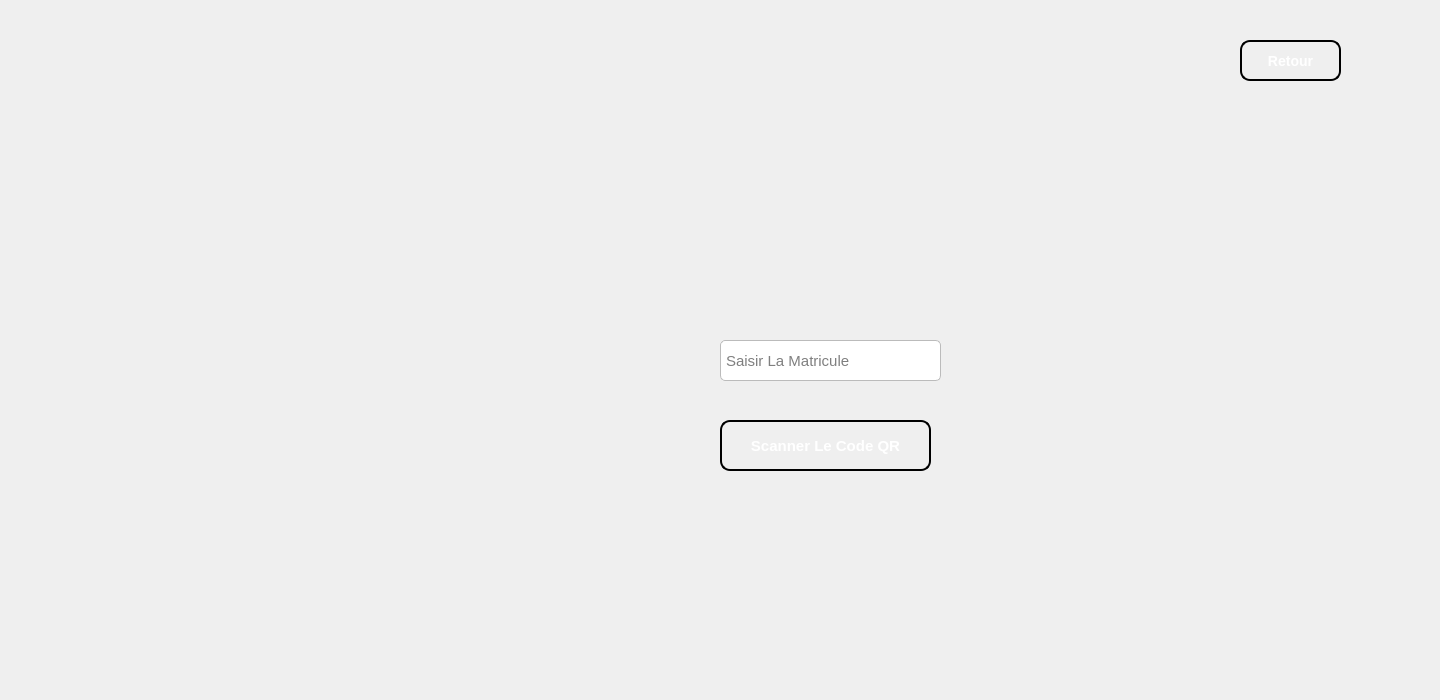
    <widget class="QWidget" name="page_4">
     <widget class="QLabel" name="qrcode">
      <property name="geometry">
       <rect>
        <x>290</x>
        <y>260</y>
        <width>221</width>
        <height>221</height>
       </rect>
      </property>
      <property name="styleSheet">
       <string notr="true">background-color:rgba(0,0,0,0);

</string>
      </property>
      <property name="text">
       <string/>
      </property>
     </widget>
     <widget class="QPushButton" name="button_scanner_codeqr">
      <property name="geometry">
       <rect>
        <x>720</x>
        <y>420</y>
        <width>211</width>
        <height>51</height>
       </rect>
      </property>
      <property name="styleSheet">
       <string notr="true">QPushButton {
    background: qlineargradient(x1: 0, y1: 0, x2: 0, y2: 1,
                                stop: 0 #1c3087, stop: 1 #1c3087);
    border: 2px solid #000000;
    border-radius: 10px;
    padding: 10px;
    color: white;
    font-size: 15px;
    font-weight: bold;
    text-align: center;
}

QPushButton:hover {
    background: qlineargradient(x1: 0, y1: 0, x2: 0, y2: 1,
                                stop: 0 #bd9a06, stop: 1 #deb60d);
    cursor: pointer;
    box-shadow: 0px 0px 5px #004040;
}

QPushButton:pressed {
    background: qlineargradient(x1: 0, y1: 0, x2: 0, y2: 1,
                                stop: 0 #004080, stop: 1 #002040);
}</string>
      </property>
      <property name="text">
       <string>Scanner Le Code QR</string>
      </property>
      <property name="icon">
       <iconset>
        <normaloff>../image QT/qr-code-icon-1.jpg</normaloff>../image QT/qr-code-icon-1.jpg</iconset>
      </property>
      <property name="iconSize">
       <size>
        <width>30</width>
        <height>40</height>
       </size>
      </property>
     </widget>
     <widget class="QLineEdit" name="lineEdit_matricule_codeqr">
      <property name="geometry">
       <rect>
        <x>720</x>
        <y>340</y>
        <width>221</width>
        <height>41</height>
       </rect>
      </property>
      <property name="styleSheet">
       <string notr="true">QLineEdit {
    background-color: #FFFFFF;
    border: 1px solid #BBBBBB;
    border-radius: 5px;
    padding: 3px;
    font-size: 15px;
    font-family: &quot;Arial&quot;;
}

QLineEdit:focus {
    border: 2px solid #0000FF;
    background-color: #F0F0F0;
}</string>
      </property>
      <property name="placeholderText">
       <string>Saisir La Matricule</string>
      </property>
     </widget>
     <widget class="QPushButton" name="button_retour_codeqr">
      <property name="geometry">
       <rect>
        <x>1240</x>
        <y>40</y>
        <width>101</width>
        <height>41</height>
       </rect>
      </property>
      <property name="styleSheet">
       <string notr="true">QPushButton {
    background: qlineargradient(x1: 0, y1: 0, x2: 0, y2: 1,
                                stop: 0 #04c8d6, stop: 1 #04c8d6);
    border: 2px solid #000000;
    border-radius: 10px;
    padding: 10px;
	
	
    color: white;
    font-size: 14px;
    font-weight: bold;
    text-align: center;
}

QPushButton:hover {
    background: qlineargradient(x1: 0, y1: 0, x2: 0, y2: 1,
                                stop: 0 #50faf7, stop: 1 #50faf7);
    cursor: pointer;
    box-shadow: 0px 0px 5px #004040;
}

QPushButton:pressed {
    background: qlineargradient(x1: 0, y1: 0, x2: 0, y2: 1,
                                stop: 0 #004080, stop: 1 #002040);
}</string>
      </property>
      <property name="text">
       <string>Retour</string>
      </property>
      <property name="icon">
       <iconset>
        <normaloff>../image QT/122637.png</normaloff>../image QT/122637.png</iconset>
      </property>
      <property name="iconSize">
       <size>
        <width>30</width>
        <height>25</height>
       </size>
      </property>
     </widget>
     <widget class="QLabel" name="label_65">
      <property name="geometry">
       <rect>
        <x>0</x>
        <y>0</y>
        <width>1431</width>
        <height>691</height>
       </rect>
      </property>
      <property name="text">
       <string/>
      </property>
      <property name="pixmap">
       <pixmap>../image QT/Screenshot_1.png</pixmap>
      </property>
     </widget>
     <zorder>label_65</zorder>
     <zorder>qrcode</zorder>
     <zorder>button_scanner_codeqr</zorder>
     <zorder>lineEdit_matricule_codeqr</zorder>
     <zorder>button_retour_codeqr</zorder>
    </widget>
